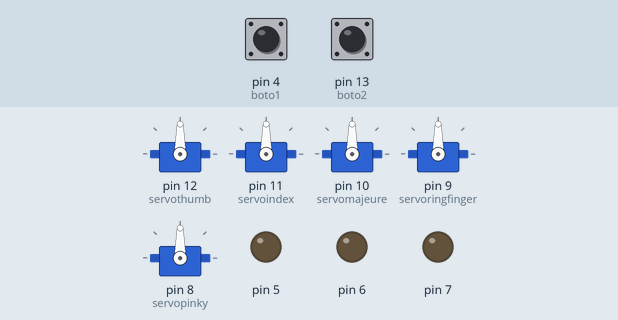
Simulated run of this sketch. Board: Arduino Uno, built with avr-gcc and run on an emulated ATmega328P. Parts: 5 × servo, output pins drawn as LEDs (lit = HIGH). The test bench sets the inputs (shaded band); at power-on: pin 4 (boto1) LOW, pin 13 (boto2) LOW.

Above: at 1.2 s.
1.3 s: pin 4 (boto1) pulled HIGH for 1 s
At 2.4 s:
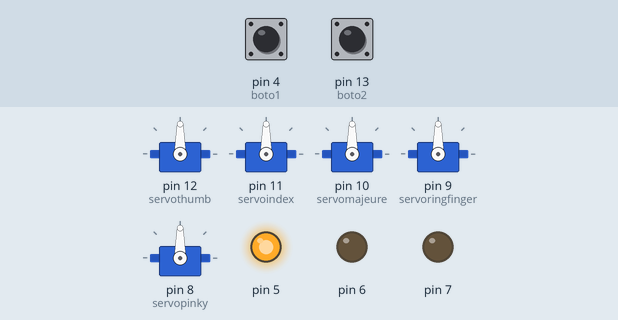
3.8 s: pin 13 (boto2) pulled HIGH for 3.2 s
At 8.0 s:
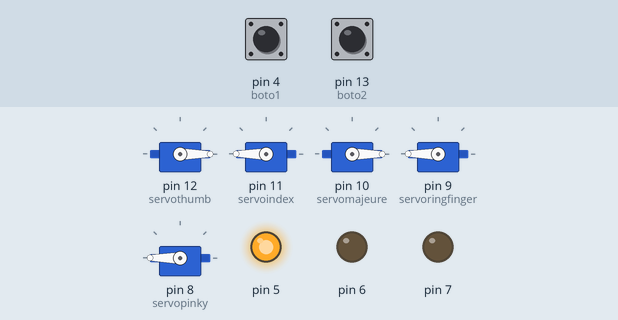
8.5 s: pin 4 (boto1) pulled HIGH for 0.15 s
At 9.1 s:
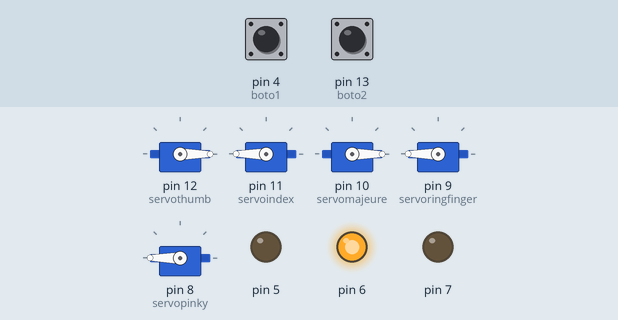
10.1 s: pin 13 (boto2) pulled HIGH for 1 s
At 11.5 s:
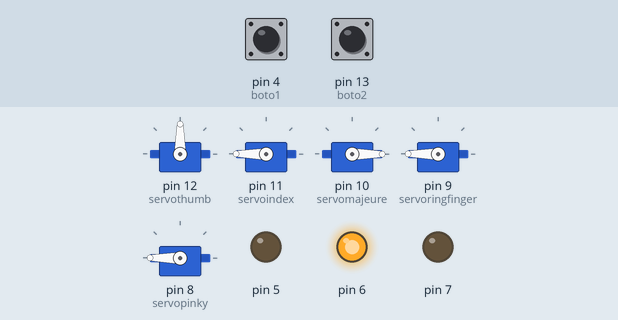
12.6 s: pin 4 (boto1) pulled HIGH for 0.15 s
At 13.4 s:
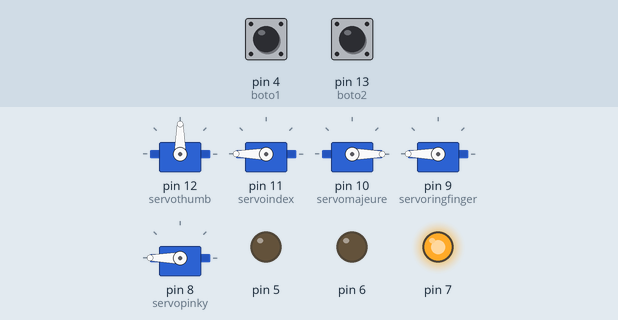
14.2 s: pin 4 (boto1) pulled HIGH for 3.2 s
At 18.1 s:
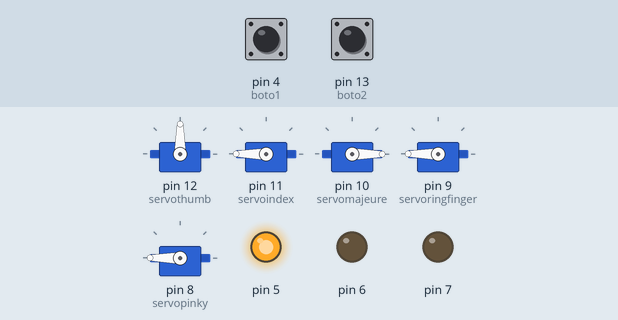
Timing chart, 0 to 19.6 s (numbered marks = the images above; inputs shaded):
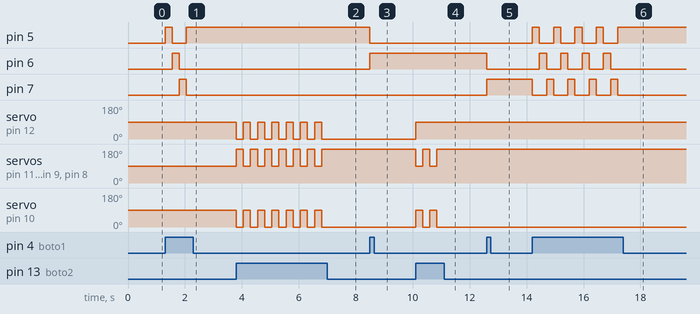

Measured:
- after the input at 1.3 s, pin 5: LOW → HIGH at once, → LOW 0.25 s later, → HIGH 0.50 s later; pin 6: LOW → HIGH after 0.25 s, → LOW 0.25 s later; pin 7: LOW → HIGH after 0.50 s, → LOW 0.25 s later
- after the input at 3.8 s, servo on pin 12 (servothumb): alternates 90° for 0.25 s and 0° for 0.25 s, 13 changes in all, then stays 0°, starting at once; servo on pin 11 (servoindex): alternates 180° for 0.25 s and 90° for 0.25 s, 13 changes in all, then stays 180°, starting at once
- after the input at 8.5 s, pin 5: HIGH → LOW at once; pin 6: LOW → HIGH at once
- after the input at 10.1 s, servo on pin 12 (servothumb): 0° → 90° at once; servo on pin 11 (servoindex): alternates 180° for 0.25 s and 90° for 0.25 s, 4 changes in all, then stays 180°, starting at once
- after the input at 12.6 s, pin 6: HIGH → LOW at once; pin 7: LOW → HIGH at once
- after the input at 14.2 s, pin 5: alternates HIGH for 0.25 s and LOW for 0.50 s, 9 changes in all, then stays HIGH, starting at once; pin 6: alternates HIGH for 0.25 s and LOW for 0.50 s, 8 changes in all, then stays LOW, starting after 0.25 s; pin 7: alternates HIGH for 0.25 s and LOW for 0.50 s, 9 changes in all, then stays LOW, starting at once

The sketch:

moviments_ma.ino
```cpp
#include <Servo.h>

Servo servothumb;
Servo servoindex;
Servo servomajeure;
Servo servoringfinger;
Servo servopinky;

int boto1 = 4;
int boto2 = 13;

int cont = 0;
int cont2 = 0;

void setup() {

  servothumb.attach(12);
  servoindex.attach(11);
  servomajeure.attach(10);
  servoringfinger.attach(9);
  servopinky.attach(8);

  pinMode(5, OUTPUT);
  pinMode(6, OUTPUT);
  pinMode(7, OUTPUT);

  pinMode(boto1, INPUT);
  pinMode(boto2, INPUT);

  obrirMa();
}

void Color(int R, int G, int B){
  analogWrite(5 , R);
  analogWrite(6, G);
  analogWrite(7, B);
}

void obrirMa(){
  servothumb.write(90);
  servoindex.write(90);
  servomajeure.write(90);
  servoringfinger.write(90);
  servopinky.write(90);
}

void loop() {

  int valorBoto1 = digitalRead(boto1);
  int valorBoto2 = digitalRead(boto2);

  if(valorBoto1 == HIGH){

    if(cont == 0){
      Color(255 ,0 ,0);
      cont = 1;
    }
    else{

      if(cont == 1){
        Color(0 ,255 ,0);
        cont = 2;
      }
      else{
        if(cont == 2){
          Color(0 ,0 ,255);
          cont = 0;
        }
      }
    }
    delay(250);
  }

  if(valorBoto2 == HIGH){

    if(cont == 0){
      if(cont2 == 0){
        servothumb.write(0);
        servoindex.write(180);
        servomajeure.write(90);
        servoringfinger.write(90);
        servopinky.write(90);
        cont2 = 1;
      }else{
        obrirMa();
        cont2 = 0;
      }

    }else{
      if(cont == 1){
        if(cont2 == 0){

          servothumb.write(0);
          servoindex.write(180);
          servomajeure.write(0);
          servoringfinger.write(180);
          servopinky.write(180);

          cont2 = 1;
        }else{
          obrirMa();
          cont2 = 0;
        }
      }else{
        if(cont == 2){

          if(cont2 == 0){
            servothumb.write(90);
            servoindex.write(180);
            servomajeure.write(0);
            servoringfinger.write(180);
            servopinky.write(180);
            cont2 = 1;
          }else{
            obrirMa();
            cont2 = 0;
          }
        }
      }
    }
   delay(250);
  }

}
```
